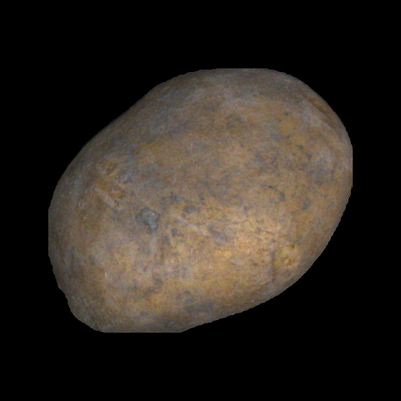
#> input picture potato_good_malformed/malformed_potatoes_fourier_3_class/good/Afra_12_2_1_110_9.png, 401 x 401 px, shrunk from 640 x 640 before the run, found by its file name
$ jupyter execute --allow-errors fourier_shape_separation_four_cases.ipynb   (shell and % lines are left out)
#> lines starting #> are read from the running program, lines starting #| are printed output that depends on the picture; after the words box and inside, x2 and y2 are one past the last pixel; in counts of white or black regions, pixels touching at a corner belong together
[cell 1]
import cv2
import numpy as np
import os
from scipy.interpolate import interp1d
# from sklearn.decomposition import PCA
from pyefd import elliptic_fourier_descriptors
# from sklearn.cluster import KMeans
import matplotlib.pyplot as plt
# import pickle

[cell 2]
# All Requirdef read_images_and_extract_contours_single_image(img_location):

'''
# Old one with Loop

def read_images_and_extract_contours_single_image(img_location):
    """Read images from a folder and extract their largest external contour."""
    images = img_location
    contours_list = []
    for image_path in images:
        image = cv2.imread(image_path)
        gray = cv2.cvtColor(image, cv2.COLOR_BGR2GRAY)
        _, thresh = cv2.threshold(gray, 1, 255, cv2.THRESH_BINARY)
        contours, _ = cv2.findContours(thresh, cv2.RETR_EXTERNAL, cv2.CHAIN_APPROX_NONE)
        if contours:
            contour = max(contours, key=cv2.contourArea)
            contour = contour.squeeze()
            contours_list.append(normalize_contour_points(contour))
    return contours_list
'''

def read_image_and_extract_contour(img_location):
    """Read an image from a given path and extract its largest external contour."""

    image = cv2.imread(img_location)
    gray = cv2.cvtColor(image, cv2.COLOR_BGR2GRAY)
    _, thresh = cv2.threshold(gray, 1, 255, cv2.THRESH_BINARY)
    contours, _ = cv2.findContours(thresh, cv2.RETR_EXTERNAL, cv2.CHAIN_APPROX_NONE)

    if contours:
        # Find the largest contour
        contour = max(contours, key=cv2.contourArea)
        contour = contour.squeeze()  # Remove unnecessary dimensions
        return normalize_contour_points(contour)
    else:
        return None  # Return None if no contours are found

# [9 lines left out: function normalize_contour_points, not called in this run]

def compute_first_10_harmonics(contour, order=30):
    """Compute Fourier coefficients and return the first 10 harmonics."""
    coeffs = elliptic_fourier_descriptors(contour, order=order, normalize=True)
    first_10_harmonics = coeffs[:10]  # Extract the first 10 harmonics
    return first_10_harmonics

# [79 lines left out: functions show_image, plot_harmonic_distribution, compute_S_only_positive, calculate_separator_suggested_change, not called in this run]

[cell 3]
# [20 lines of commented-out code are left out]


def read_image_and_visualize_contour(img_location):
    """Read an image from a given path and extract its largest external contour."""

    image = cv2.imread(img_location)
#> image is the input picture: shape (401, 401, 3); mean B, G, R 33.1, 39.6, 45.9
    contours_list = []
    gray = cv2.cvtColor(image, cv2.COLOR_BGR2GRAY)
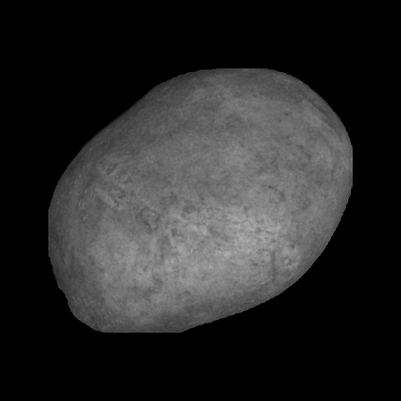
#> gray: shape (401, 401); min 0, max 178, mean 40.7
    _, thresh = cv2.threshold(gray, 1, 255, cv2.THRESH_BINARY)
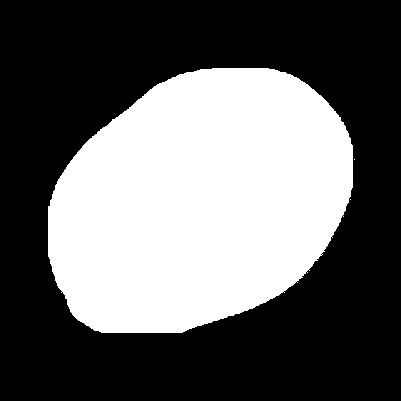
#> thresh: shape (401, 401); 38.9% white; 3 white regions (2 under 20 px)
    contours, _ = cv2.findContours(thresh, cv2.RETR_EXTERNAL, cv2.CHAIN_APPROX_NONE)
#> contours = 3 contours, 2 with area under 20; largest, box (x1, y1, x2, y2) and area: (48, 68, 353, 333) 62147

    if contours:
        # Find the largest contour
        contour = max(contours, key=cv2.contourArea)
#> contour = contour of 852 points, box (x1, y1, x2, y2) (48, 68, 353, 333), area 62147
        contour = contour.squeeze()  # Remove unnecessary dimensions
#> contour = 852 pairs, first value 48 to 352, second value 68 to 332

        # Normalize the contour points
        normalized_contour = normalize_contour_points(contour)
#> normalized_contour has the same summary as contour

        # Append the normalized contour to the list
        contours_list.append(normalized_contour)

        # Visualize the contour on the original image
        visualize_contour(image, normalized_contour)

    return contours_list

def visualize_contour(image, contour):
    """Visualize the contour on the image using matplotlib."""
    # Convert image from BGR to RGB for matplotlib
    image_rgb = cv2.cvtColor(image, cv2.COLOR_BGR2RGB)

    # Plot the image
    plt.imshow(image_rgb)

    # Plot the contour on the image
    plt.plot(contour[:, 0], contour[:, 1], color='red', linewidth=2)  # Red contour line

    plt.title("Extracted Contour")
    plt.axis('off')  # Hide axes
    plt.show()
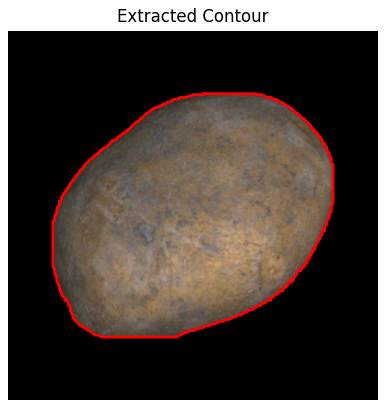
#> figure drawn by matplotlib, 1 panel

def normalize_contour_points(contour):
    """Normalize contour points for visualization (optional)."""
    # This function could be useful for contour normalization
    # Example: Scaling or translating points to some standard size
    return contour

# Test Case 1: Good Potato

[cell 4]
case_1 = '/home/mishkat/Documents/malformed_potato/potato_good_malformed/malformed_potatoes_fourier_2_class/good/Afra_12_2_1_110_9.png'

read_image_and_visualize_contour(case_1)

[cell 5]
# Read Image & Extract Contour -> Compute 10 Harmonics -> Visualize Plot -> Calculate Separator S

# Extract contours from the image
contours_case_1 = read_image_and_extract_contour(case_1)
#> in read_image_and_extract_contour, `contour = max(contours, key=cv2.contourArea)`: contour = contour of 852 points, box (x1, y1, x2, y2) (48, 68, 353, 333), area 62147
#> in read_image_and_extract_contour, `contour = contour.squeeze()`: contour = 852 pairs, first value 48 to 352, second value 68 to 332
#> contours_case_1 has the same summary as contour in read_image_and_extract_contour

# Compute the first 10 harmonics
#> (the rest of this cell did not finish here and is left out)


# Plot the harmonic distribution
plot_harmonic_distribution(harmonics_case_1)

#> (a cell that did not finish here is left out)

# Test Case 2: Bottleneck Potato

[cell 7]
case_2 = '/home/mishkat/Documents/malformed_potato/potato_good_malformed/malformed_potatoes_fourier_3_class/bottleneck/sd_malformed_12_2_1_100_10.png'

read_image_and_visualize_contour(case_2)
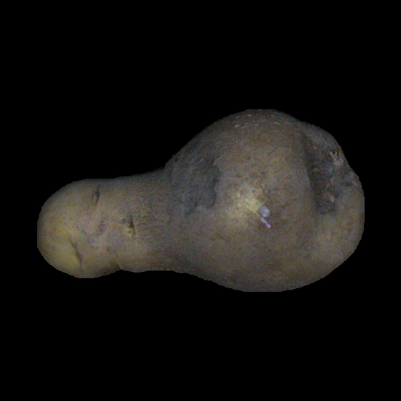
#> input picture potato_good_malformed/malformed_potatoes_fourier_3_class/bottleneck/sd_malformed_12_2_1_100_10.png, 401 x 401 px, shrunk from 640 x 640 before the run, found by its file name
#> in read_image_and_visualize_contour, image is the input picture: shape (401, 401, 3); mean B, G, R 17.9, 20, 21.4
#> in read_image_and_visualize_contour (call 2), `_, thresh = cv2.threshold(gray, 1, 255, cv2.THRESH_BINARY)`:
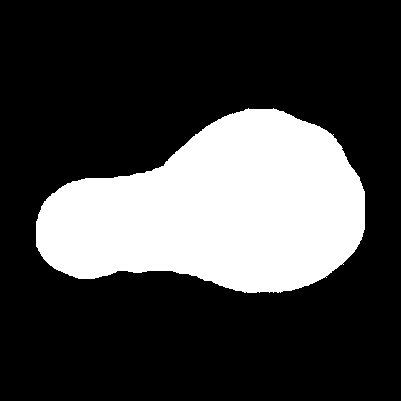
#> thresh: shape (401, 401); 26% white; 1 white region
#> in read_image_and_visualize_contour (call 2), `contours, _ = cv2.findContours(thresh, cv2.RETR_EXTERNAL, cv2.CHAIN_AP..`: contours = 1 contour; box (x1, y1, x2, y2) and area: (36, 108, 365, 293) 41424
#> in read_image_and_visualize_contour (call 2), `contour = max(contours, key=cv2.contourArea)`: contour = contour of 788 points, box (x1, y1, x2, y2) (36, 108, 365, 293), area 41424
#> in read_image_and_visualize_contour (call 2), `contour = contour.squeeze()`: contour = 788 pairs, first value 36 to 364, second value 108 to 292
#> in read_image_and_visualize_contour (call 2), `normalized_contour = normalize_contour_points(contour)`: normalized_contour has the same summary as contour
#> in visualize_contour (call 2), `plt.show()`:
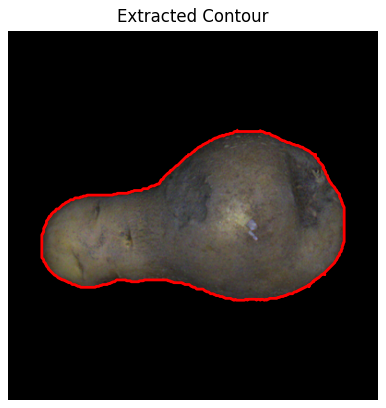
#> figure drawn by matplotlib, 1 panel

#> (a cell that did not finish here is left out)

#> (a cell that did not finish here is left out)

# Test Case 3: Potato with Bloop

[cell 10]
case_3 = '/home/mishkat/Documents/malformed_potato/potato_good_malformed/malformed_potatoes_fourier_3_class/good/Afra_12_2_1_104_8.png'

#> (the rest of this cell did not finish here and is left out)

#> (a cell that did not finish here is left out)

#> (a cell that did not finish here is left out)

# Case 4: Ginger

[cell 13]
case_4 = '/home/mishkat/Documents/malformed_potato/Fourier_Related/ginger_on_black.jpg'

read_image_and_visualize_contour(case_4)
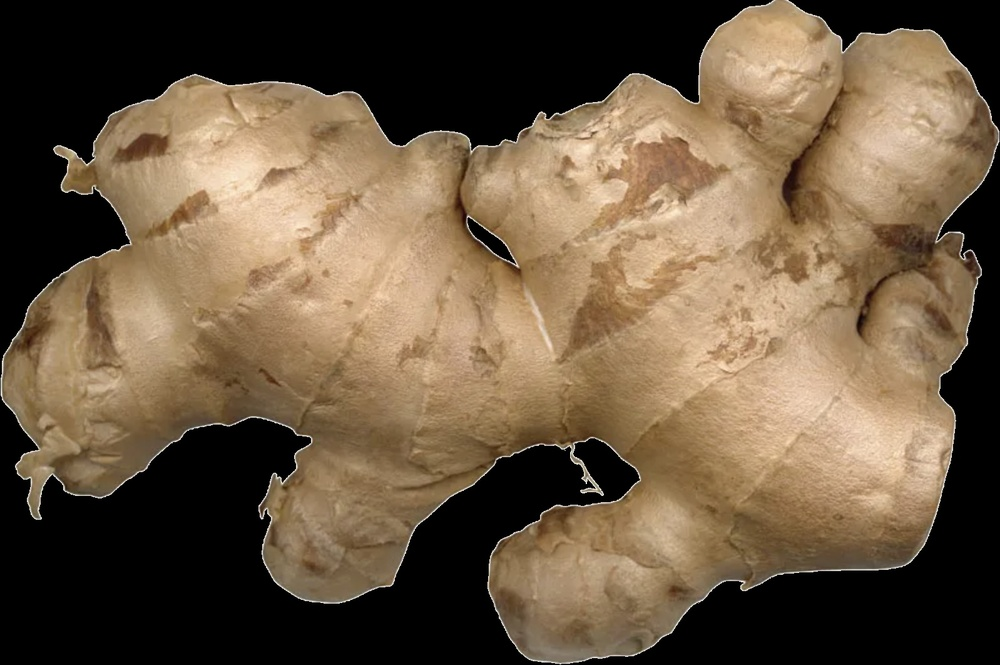
#> input picture Fourier_Related/ginger_on_black.jpg, 1000 x 665 px, shrunk from 1598 x 1062 before the run, found by its file name
#> in read_image_and_visualize_contour, image is the input picture: shape (665, 1000, 3); mean B, G, R 65.7, 87.6, 106
#> in read_image_and_visualize_contour (call 4), `gray = cv2.cvtColor(image, cv2.COLOR_BGR2GRAY)`:
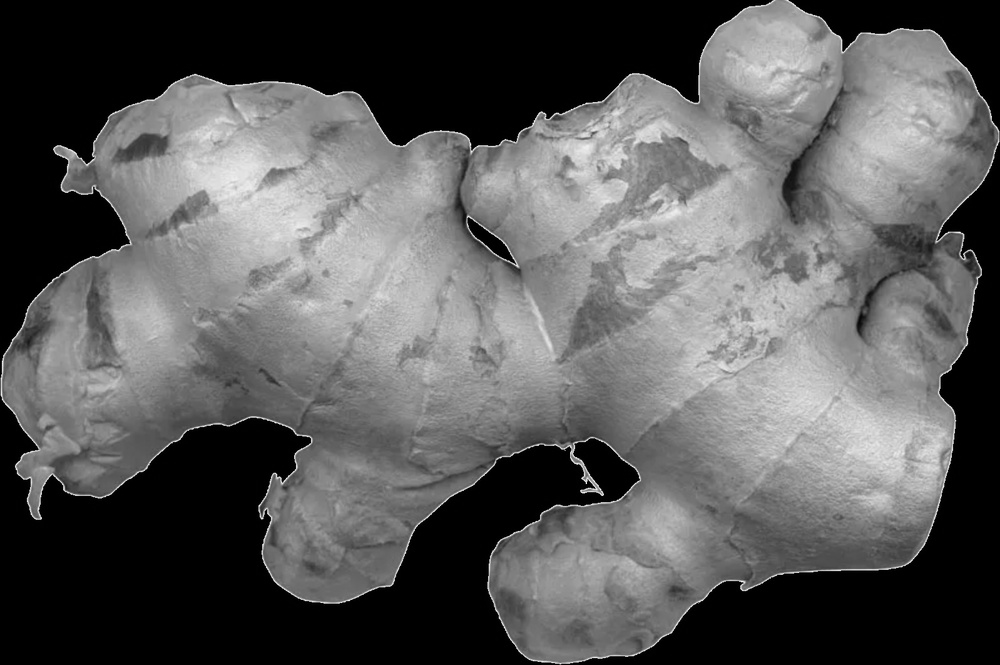
#> gray: shape (665, 1000); min 0, max 254, mean 90.6
#> in read_image_and_visualize_contour (call 4), `_, thresh = cv2.threshold(gray, 1, 255, cv2.THRESH_BINARY)`:
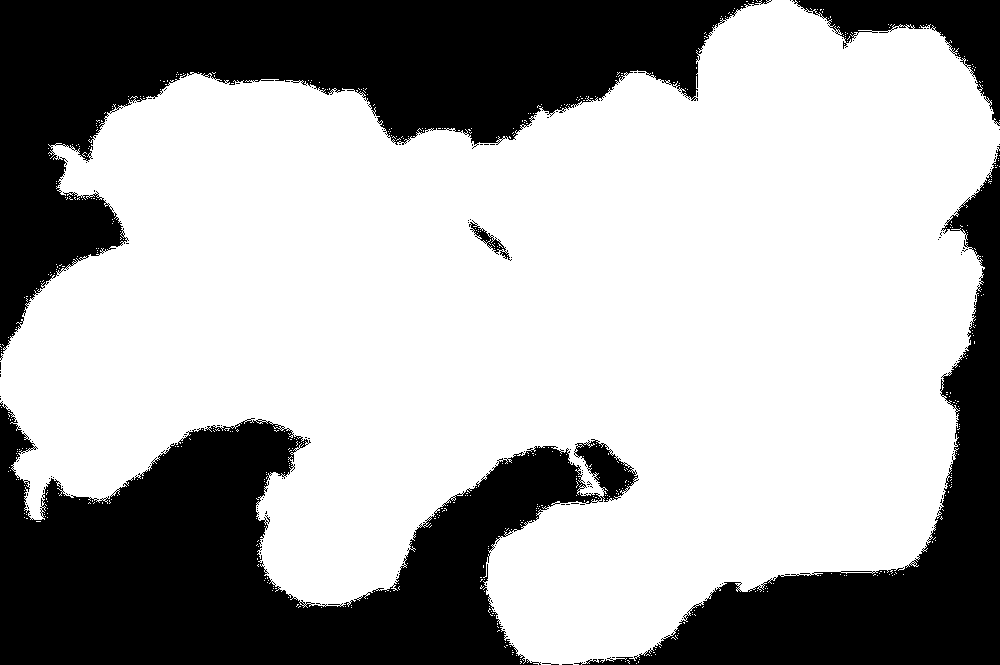
#> thresh: shape (665, 1000); 65.1% white; 152 black regions (147 under 20 px)
#> in read_image_and_visualize_contour (call 4), `contours, _ = cv2.findContours(thresh, cv2.RETR_EXTERNAL, cv2.CHAIN_AP..`: contours = 531 contours, 530 with area under 20; largest, box (x1, y1, x2, y2) and area: (0, 0, 1000, 665) 433234
#> in read_image_and_visualize_contour (call 4), `contour = max(contours, key=cv2.contourArea)`: contour = contour of 6501 points, box (x1, y1, x2, y2) (0, 0, 1000, 665), area 433234
#> in read_image_and_visualize_contour (call 4), `contour = contour.squeeze()`: contour = 6501 pairs, first value 0 to 999, second value 0 to 664
#> in read_image_and_visualize_contour (call 4), `normalized_contour = normalize_contour_points(contour)`: normalized_contour has the same summary as contour
#> in visualize_contour (call 3), `plt.show()`:
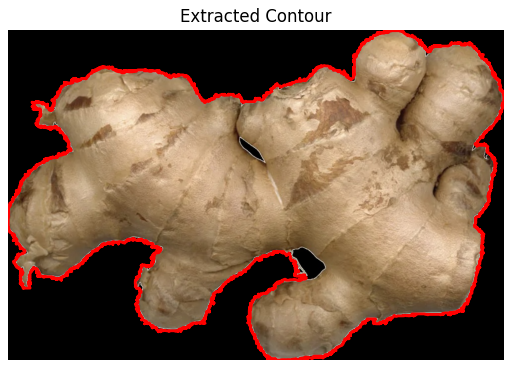
#> figure drawn by matplotlib, 1 panel
